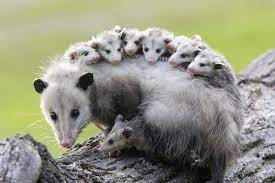
#> input picture O/download.6jpg.jpg, 275 x 183 px, found by its file name; its folder holds only this picture in this run
$ jupyter execute --allow-errors Setup.ipynb
#> lines starting #> are read from the running program, lines starting #| are printed output that depends on the picture
#> further down, img_arr is the input picture: shape (183, 275, 3); mean B, G, R 129.5, 148.7, 147.9
#> `img_arr = cv2.resize(img_arr,(IMG_SIZE,IMG_SIZE))`:
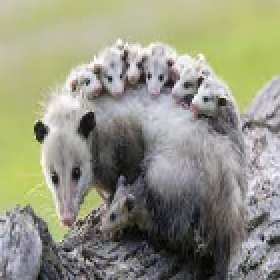
#> img_arr: shape (140, 140, 3) (shown 2 times larger); mean B, G, R 129.3, 148.6, 147.8
[cell 1]
import numpy as np
import cv2
import os
import random
import matplotlib.pyplot as plt
import pickle

[cell 2]
DIRECTORY = 'C:\\Users\\User\\Desktop\\PossumOrOpossum'
CATEGORIES = ['O', 'P']

[cell 3]
IMG_SIZE = 140

data = []

#> (the rest of this cell did not finish here and is left out)

[cell 4]
len(data)
#> Out = 1

[cell 5]
random.shuffle(data)

[cell 6]
x = []
y = []

for features, labels in data:
    x.append(features)
    y.append(labels)
#> this loop made 1 pass
#> labels on pass 1: 0
#> after the loop, x = 1 item; y = [0]
